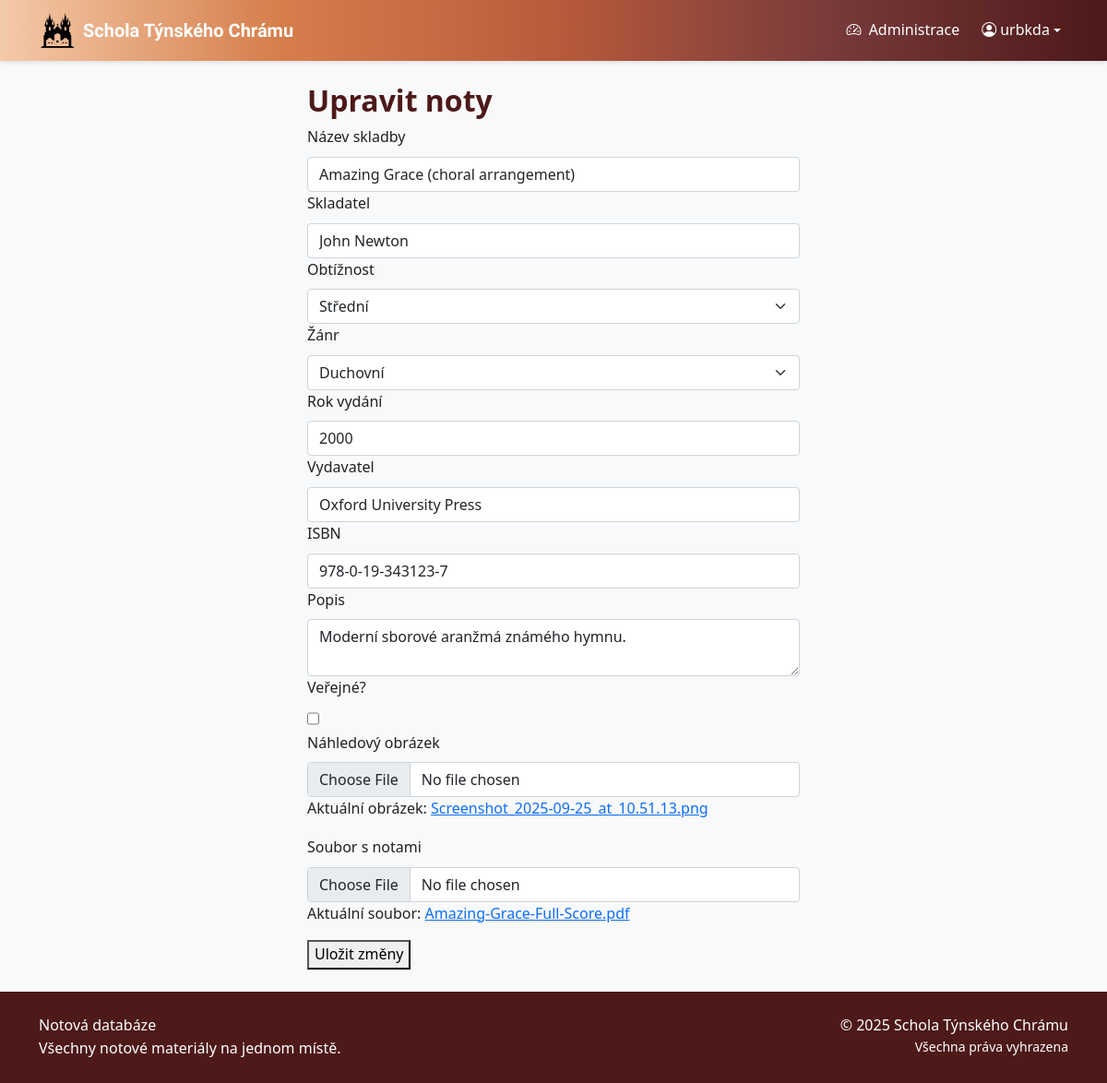
The app's page /edit/10 (signed in) with its own data.
### sheet_music_app/models.py (models this page shows, shortened)
class Sheet(models.Model):
    RELIGIOUS = "REL"
    CHORAL = "CHO"
    JAZZ = "JAZ"
    POPULAR = "POP"
    CLASSICAL = "CLA"
    SECULAR = "SEC"
    FOLCLORE = "FOL"
    GENRE_CHOICES = [
        (RELIGIOUS, "Duchovní"),
        (CHORAL, "Sborová"),
        (JAZZ, "Jazzová"),
        (POPULAR, "Populární"),
        (CLASSICAL, "Klasická"),
        (SECULAR, "Světská"),
        (FOLCLORE, "Folklórní"),
    ]
    DIFFICULTY_CHOICES = [
        (1, 'Velmi snadná'),
        (2, 'Snadná'),
        (3, 'Střední'),
        (4, 'Obtížná'),
        (5, 'Velmi obtížná'),
    ]
    title = models.CharField(max_length=200)
    composer = models.CharField(max_length=200)
    arranger = models.CharField(max_length=200, blank=True, null=True)
    genre = models.CharField(choices=GENRE_CHOICES, blank=True, null=True)
    difficulty_level = models.CharField(choices=DIFFICULTY_CHOICES, blank=True, null=True, max_length=1)
    publication_year = models.IntegerField(blank=True, null=True)
    publisher = models.CharField(max_length=200, blank=True, null=True)
    isbn = models.CharField(max_length=20, blank=True, null=True)
    description = models.TextField(blank=True, null=True)
    date_created = models.DateTimeField(auto_now_add=True)
    date_modified = models.DateTimeField(auto_now=True)
    created_by = models.ForeignKey('auth.User', on_delete=models.CASCADE)
    modified_by = models.ForeignKey('auth.User', on_delete=models.CASCADE, related_name='modified_sheets')
    sheet_file = models.FileField()
    preview_image = models.ImageField(blank=True, null=True)
    public = models.BooleanField(default=False)

### sheet_music_app/views.py (the view, shortened to what this page needs)
# urls.py: path("edit/<int:pk>", views.edit_sheet, name="edit_sheet"),
@login_required(login_url='login')
def edit_sheet(request, pk):
    sheet = get_object_or_404(Sheet, pk=pk)
    return render(request, "edit_sheet.html", {
        "sheet": sheet,
        "genre_choices": Sheet.GENRE_CHOICES,
        "difficulty_choices": Sheet.DIFFICULTY_CHOICES,
    })

### sheet_music_app/templatetags/permissions.py (called while the page is built)
@register.filter(name='is_superuser')
def is_superuser(user):
    if not hasattr(user, 'is_authenticated'):
        return False
    return user.is_authenticated and user.is_superuser

### sheet_music_app/templates/edit_sheet.html (shortened to what this page needs)
{% extends "base.html" %}
{% load static %}
{% load permissions %}
{% block content %}
    <div class="container justify-content-center flex w-50 w-md-75 w-sm-100">
        <h1>Upravit noty</h1>
        <form method="post" enctype="multipart/form-data">
            <div class="title_input">
                <label for="title" class="form-label">Název skladby</label>
                <input type="text" name="title" id="title" class="form-control" required value="{{ sheet.title }}">
            </div>
            <div class="composer_input">
                <label for="composer" class="form-label">Skladatel</label>
                <input type="text" name="composer" id="composer" class="form-control" required value="{{ sheet.composer }}">
            </div>
            <div class="difficulty_input">
                <label for="difficulty_level" class="form-label">Obtížnost</label>
                <select class="form-select" id="difficulty_level" name="difficulty_level" required>
                    {% for difficulty_code, difficulty_name in difficulty_choices %}
                        <option value="{{ difficulty_code }}" {% if difficulty_code|stringformat:"s" == sheet.difficulty_level|stringformat:"s" %}selected{% endif %}>{{ difficulty_name }}</option>
                    {% endfor %}
                </select>
            </div>
            <div class="genre_input">
                <label for="genre" class="form-label">Žánr</label>
                <select class="form-select" id="genre" name="genre" required>
                    {% for genre_code, genre_name in genre_choices %}
                        <option value="{{ genre_code }}" {% if genre_code == sheet.genre %}selected{% endif %}>{{ genre_name }}</option>
                    {% endfor %}
                </select>
            </div>
            <div class="publication_year_input">
                <label for="publication_year" class="form-label">Rok vydání</label>
                <input type="number" name="publication_year" id="publication_year" class="form-control" value="{{ sheet.publication_year }}">
            </div>
            <div class="publisher_input">
                <label for="publisher" class="form-label">Vydavatel</label>
                <input type="text" name="publisher" id="publisher" class="form-control" value="{{ sheet.publisher }}">
            </div>
            <div class="isbn_input">
                <label for="isbn" class="form-label">ISBN</label>
                <input type="text" name="isbn" id="isbn" class="form-control" value="{{ sheet.isbn }}">
            </div>
            <div class="description_input">
                <label for="description" class="form-label">Popis</label>
                <textarea name="description" id="description" class="form-control">{{ sheet.description }}</textarea>
            </div>
            <div class="public_input">
                <label for="public" class="form-label">Veřejné?</label>
                <input type="checkbox" name="public" id="public" class="form-check" {% if sheet.public %}checked{% endif %}>
            </div>
            <div class="preview_image_input">
                <label for="preview_image" class="form-label">Náhledový obrázek</label>
                <input type="file" name="preview_image" id="preview_image" class="form-control">
                {% if sheet.preview_image %}
                <p>Aktuální obrázek: <a href="{{ sheet.preview_image.url }}" target="_blank">{{ sheet.preview_image.name }}</a></p>
                {% endif %}
            </div>
            <div class="sheet_file_input">
                <label for="sheet_file" class="form-label">Soubor s notami</label>
                <input type="file" name="sheet_file" id="sheet_file" class="form-control">
                {% if sheet.sheet_file %}
                <p>Aktuální soubor: <a href="{{ sheet.sheet_file.url }}" target="_blank">{{ sheet.sheet_file.name }}</a></p>
                {% endif %}
            </div>
            <button type="submit" class="submit-button">Uložit změny</button>
        </form>
    </div>
{% endblock %}

### sheet_music_app/templates/base.html (shortened to what this page needs)
<!DOCTYPE html>
{% load static %}
{% load permissions %}
<html lang="cs">
<head>
    <link href="https://cdn.jsdelivr.net/npm/bootstrap@5.0.2/dist/css/bootstrap.min.css" rel="stylesheet">
    <link rel="stylesheet" href="https://cdn.jsdelivr.net/npm/bootstrap-icons@1.9.1/font/bootstrap-icons.css">
    <link href="{% static 'css/style.css' %}" rel="stylesheet">
</head>
<body class="d-flex flex-column min-vh-100">
    <header>
        <nav class="navbar navbar-expand-lg navbar-dark sticky-top">
            <div class="container">
                <a class="navbar-brand d-flex align-items-center" href="{% url 'home' %}">
                    <img src="{% static 'images/tynsky_duch_logo.png' %}" alt="Logo" width="40" height="40" class="d-inline-block align-text-top me-2">
                    <span class="text-black uncial-antiqua-regular">Schola Týnského Chrámu</span>
                </a>
                <div class="navbar-collapse" id="navbarNav">
                    <ul class="navbar-nav">
                        {% if user.is_authenticated %}
                            {% if user|is_superuser %}
                            <li class="nav-item me-2">
                                <a class="nav-link" href="/admin/" target="_blank">
                                    <i class="bi bi-speedometer2 me-1"></i> Administrace
                                </a>
                            </li>
                            {% endif %}
                            <li class="nav-item dropdown">
                                <a class="nav-link dropdown-toggle d-flex align-items-center" href="#" id="userDropdown" role="button" data-bs-toggle="dropdown" aria-expanded="false">
                                    <i class="bi bi-person-circle me-1"></i>
                                    <span>{{ user.get_short_name|default:user.username }}</span>
                                </a>
                            </li>
                        {% endif %}
                    </ul>
                </div>
            </div>
        </nav>
    </header>
    <main class="flex-grow-1 py-4">
        <div class="container">
            {% block content %}
            {% endblock %}
        </div>
    </main>
    <footer class="bg-secondary py-4 mt-auto">
        <div class="container">
            <div class="row">
                <div class="col-md-6 text-center text-white text-md-start">
                    <p class="mb-0">Notová databáze</p>
                    <p class="mb-0">Všechny notové materiály na jednom místě.</p>
                </div>
                <div class="col-md-6 text-center text-md-end mt-3 mt-md-0">
                    <p class="mb-0">&copy; {% now "Y" %} Schola Týnského Chrámu</p>
                    <p class="small mb-0">Všechna práva vyhrazena</p>
                </div>
            </div>
        </div>
    </footer>
</body>
</html>

### sheet_music_app/static/css/style.css (style rules this page uses)
:root { --secondary: #4d1919; --primary-dark: #d67f4c; --primary-light: #eae6d5; --primary: #f4caa9; --secondary-light: #e1b99e; --light: #F5F5F5; --dark: #212121; --gray: #757575; --light-gray: #E0E0E0; --gradient-main: linear-gradient(0.25turn, #4d1919, #783a3a, #b95b3c, #d67f4c, #f4caa9); }
body { font-family: 'Segoe UI', Tahoma, Geneva, Verdana, sans-serif; color: var(--dark); background-color: #f8f9fa; line-height: 1.6; }
h1 { font-weight: 600; font-size: xx-large; color: var(--secondary); }
.uncial-antiqua-regular { font-family: "Uncial Antiqua", system-ui; font-weight: 550; font-style: normal; }
.navbar { background: linear-gradient(to left, #4d1919, #783a3a, #b95b3c, #d67f4c, #f4caa9) !important; box-shadow: 0 2px 4px rgba(0,0,0,0.1); }
.navbar-brand, .nav-link { color: white !important; font-weight: 500; }
footer { background-color: linear-gradient(0.25turn, #4d1919, #783a3a, #b95b3c, #d67f4c, #f4caa9); color: white; padding: 2rem 0; margin-top: 3rem; }
.bg-secondary { background-color: var(--secondary) !important; }

### records on screen
Sheet: title "Amazing Grace (choral arrangement)", composer "John Newton", difficulty_level "Střední", genre "Duchovní", publication_year "2000", publisher "Oxford University Press", isbn "978-0-19-343123-7", description "Moderní sborové aranžmá známého hymnu.", preview_image.name "Screenshot_2025-09-25_at_10.51.13.png", sheet_file.name "Amazing-Grace-Full-Score.pdf"

### other values on screen
{{ user.get_short_name|default:user.username }} "urbkda"
